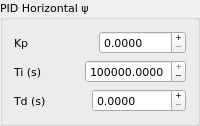
           <widget class="QGroupBox" name="groupbox_pid2">
            <property name="sizePolicy">
             <sizepolicy hsizetype="Preferred" vsizetype="Fixed">
              <horstretch>0</horstretch>
              <verstretch>0</verstretch>
             </sizepolicy>
            </property>
            <property name="font">
             <font>
              <family>DejaVu Sans</family>
              <pointsize>8</pointsize>
             </font>
            </property>
            <property name="title">
             <string>PID Horizontal ψ</string>
            </property>
            <layout class="QGridLayout" name="gridLayout_13">
             <item row="1" column="0">
              <layout class="QHBoxLayout" name="horizontalLayout_7">
               <property name="sizeConstraint">
                <enum>QLayout::SetMinimumSize</enum>
               </property>
               <item>
                <widget class="QLabel" name="label_6">
                 <property name="font">
                  <font>
                   <family>DejaVu Sans</family>
                   <pointsize>8</pointsize>
                  </font>
                 </property>
                 <property name="text">
                  <string>Kp</string>
                 </property>
                </widget>
               </item>
               <item>
                <widget class="xgdoublespinbox" name="pid2_sb_kp">
                 <property name="font">
                  <font>
                   <family>DejaVu Sans</family>
                   <pointsize>8</pointsize>
                  </font>
                 </property>
                 <property name="buttonSymbols">
                  <enum>QAbstractSpinBox::PlusMinus</enum>
                 </property>
                 <property name="decimals">
                  <number>4</number>
                 </property>
                 <property name="maximum">
                  <double>1000.000000000000000</double>
                 </property>
                 <property name="stepType">
                  <enum>QAbstractSpinBox::AdaptiveDecimalStepType</enum>
                 </property>
                 <property name="value">
                  <double>0.000000000000000</double>
                 </property>
                </widget>
               </item>
              </layout>
             </item>
             <item row="3" column="0">
              <layout class="QHBoxLayout" name="horizontalLayout_9">
               <property name="sizeConstraint">
                <enum>QLayout::SetMinimumSize</enum>
               </property>
               <item>
                <widget class="QLabel" name="label_8">
                 <property name="font">
                  <font>
                   <family>DejaVu Sans</family>
                   <pointsize>8</pointsize>
                  </font>
                 </property>
                 <property name="text">
                  <string>Td (s)</string>
                 </property>
                </widget>
               </item>
               <item>
                <widget class="xgdoublespinbox" name="pid2_sb_kd">
                 <property name="font">
                  <font>
                   <family>DejaVu Sans</family>
                   <pointsize>8</pointsize>
                  </font>
                 </property>
                 <property name="buttonSymbols">
                  <enum>QAbstractSpinBox::PlusMinus</enum>
                 </property>
                 <property name="decimals">
                  <number>4</number>
                 </property>
                 <property name="maximum">
                  <double>10000.000000000000000</double>
                 </property>
                 <property name="stepType">
                  <enum>QAbstractSpinBox::AdaptiveDecimalStepType</enum>
                 </property>
                </widget>
               </item>
              </layout>
             </item>
             <item row="2" column="0">
              <layout class="QHBoxLayout" name="horizontalLayout_8">
               <property name="sizeConstraint">
                <enum>QLayout::SetMinimumSize</enum>
               </property>
               <item>
                <widget class="QLabel" name="label_7">
                 <property name="font">
                  <font>
                   <family>DejaVu Sans</family>
                   <pointsize>8</pointsize>
                  </font>
                 </property>
                 <property name="text">
                  <string>Ti (s)</string>
                 </property>
                </widget>
               </item>
               <item>
                <widget class="xgdoublespinbox" name="pid2_sb_ki">
                 <property name="font">
                  <font>
                   <family>DejaVu Sans</family>
                   <pointsize>8</pointsize>
                  </font>
                 </property>
                 <property name="buttonSymbols">
                  <enum>QAbstractSpinBox::PlusMinus</enum>
                 </property>
                 <property name="decimals">
                  <number>4</number>
                 </property>
                 <property name="maximum">
                  <double>1000000.000000000000000</double>
                 </property>
                 <property name="stepType">
                  <enum>QAbstractSpinBox::AdaptiveDecimalStepType</enum>
                 </property>
                 <property name="value">
                  <double>1000000.000000000000000</double>
                 </property>
                </widget>
               </item>
              </layout>
             </item>
            </layout>
           </widget>
